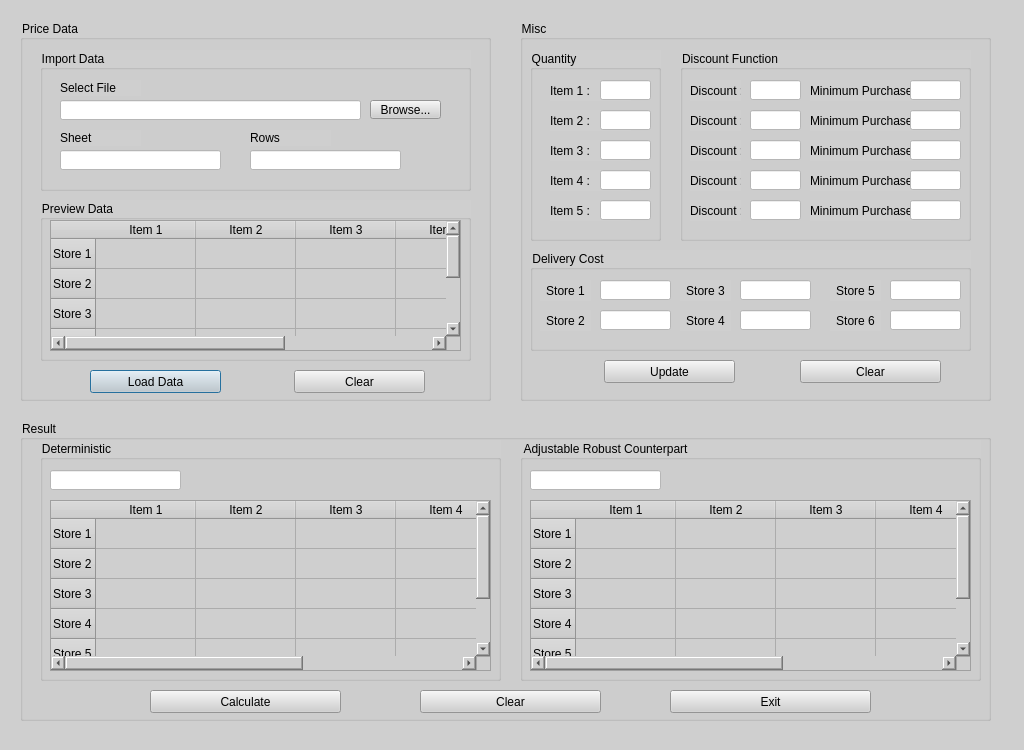
<?xml version="1.0" encoding="UTF-8"?>
<ui version="4.0">
 <class>Dialog</class>
 <widget class="QDialog" name="Dialog">
  <property name="geometry">
   <rect>
    <x>0</x>
    <y>0</y>
    <width>1024</width>
    <height>750</height>
   </rect>
  </property>
  <property name="windowTitle">
   <string>Dialog</string>
  </property>
  <property name="styleSheet">
   <string notr="true">background-color: rgb(207, 207, 207);</string>
  </property>
  <widget class="QGroupBox" name="groupBox">
   <property name="geometry">
    <rect>
     <x>20</x>
     <y>20</y>
     <width>471</width>
     <height>381</height>
    </rect>
   </property>
   <property name="title">
    <string>Price Data</string>
   </property>
   <widget class="QGroupBox" name="groupBox_2">
    <property name="geometry">
     <rect>
      <x>20</x>
      <y>30</y>
      <width>431</width>
      <height>141</height>
     </rect>
    </property>
    <property name="title">
     <string>Import Data</string>
    </property>
    <widget class="QLineEdit" name="file">
     <property name="geometry">
      <rect>
       <x>20</x>
       <y>50</y>
       <width>301</width>
       <height>20</height>
      </rect>
     </property>
     <property name="styleSheet">
      <string notr="true">background-color: rgb(255, 255, 255);</string>
     </property>
    </widget>
    <widget class="QToolButton" name="browse">
     <property name="geometry">
      <rect>
       <x>330</x>
       <y>50</y>
       <width>71</width>
       <height>19</height>
      </rect>
     </property>
     <property name="text">
      <string>Browse...</string>
     </property>
    </widget>
    <widget class="QLineEdit" name="sheet">
     <property name="geometry">
      <rect>
       <x>20</x>
       <y>100</y>
       <width>161</width>
       <height>20</height>
      </rect>
     </property>
     <property name="styleSheet">
      <string notr="true">background-color: rgb(255, 255, 255);</string>
     </property>
    </widget>
    <widget class="QLineEdit" name="rows">
     <property name="geometry">
      <rect>
       <x>210</x>
       <y>100</y>
       <width>151</width>
       <height>20</height>
      </rect>
     </property>
     <property name="styleSheet">
      <string notr="true">background-color: rgb(255, 255, 255);</string>
     </property>
    </widget>
    <widget class="QLabel" name="label">
     <property name="geometry">
      <rect>
       <x>20</x>
       <y>30</y>
       <width>81</width>
       <height>16</height>
      </rect>
     </property>
     <property name="text">
      <string>Select File</string>
     </property>
    </widget>
    <widget class="QLabel" name="label_2">
     <property name="geometry">
      <rect>
       <x>20</x>
       <y>80</y>
       <width>81</width>
       <height>16</height>
      </rect>
     </property>
     <property name="text">
      <string>Sheet</string>
     </property>
    </widget>
    <widget class="QLabel" name="label_3">
     <property name="geometry">
      <rect>
       <x>210</x>
       <y>80</y>
       <width>81</width>
       <height>16</height>
      </rect>
     </property>
     <property name="text">
      <string>Rows</string>
     </property>
    </widget>
   </widget>
   <widget class="QGroupBox" name="groupBox_3">
    <property name="geometry">
     <rect>
      <x>20</x>
      <y>180</y>
      <width>431</width>
      <height>161</height>
     </rect>
    </property>
    <property name="title">
     <string>Preview Data</string>
    </property>
    <widget class="QTableWidget" name="preview">
     <property name="geometry">
      <rect>
       <x>10</x>
       <y>20</y>
       <width>411</width>
       <height>131</height>
      </rect>
     </property>
     <row>
      <property name="text">
       <string>Store 1</string>
      </property>
     </row>
     <row>
      <property name="text">
       <string>Store 2</string>
      </property>
     </row>
     <row>
      <property name="text">
       <string>Store 3</string>
      </property>
     </row>
     <row>
      <property name="text">
       <string>Store 4</string>
      </property>
     </row>
     <row>
      <property name="text">
       <string>Store 5</string>
      </property>
     </row>
     <row>
      <property name="text">
       <string>Store 6</string>
      </property>
     </row>
     <column>
      <property name="text">
       <string>Item 1</string>
      </property>
     </column>
     <column>
      <property name="text">
       <string>Item 2</string>
      </property>
     </column>
     <column>
      <property name="text">
       <string>Item 3</string>
      </property>
     </column>
     <column>
      <property name="text">
       <string>Item 4</string>
      </property>
     </column>
     <column>
      <property name="text">
       <string>Item 5</string>
      </property>
     </column>
    </widget>
   </widget>
   <widget class="QPushButton" name="show_data">
    <property name="geometry">
     <rect>
      <x>70</x>
      <y>350</y>
      <width>131</width>
      <height>23</height>
     </rect>
    </property>
    <property name="text">
     <string>Load Data</string>
    </property>
   </widget>
   <widget class="QPushButton" name="clear_data">
    <property name="geometry">
     <rect>
      <x>274</x>
      <y>350</y>
      <width>131</width>
      <height>23</height>
     </rect>
    </property>
    <property name="text">
     <string>Clear</string>
    </property>
   </widget>
  </widget>
  <widget class="QGroupBox" name="groupBox_5">
   <property name="geometry">
    <rect>
     <x>520</x>
     <y>20</y>
     <width>471</width>
     <height>381</height>
    </rect>
   </property>
   <property name="title">
    <string>Misc</string>
   </property>
   <widget class="QGroupBox" name="groupBox_7">
    <property name="geometry">
     <rect>
      <x>10</x>
      <y>30</y>
      <width>131</width>
      <height>191</height>
     </rect>
    </property>
    <property name="title">
     <string>Quantity</string>
    </property>
    <widget class="QLabel" name="label_7">
     <property name="geometry">
      <rect>
       <x>20</x>
       <y>120</y>
       <width>81</width>
       <height>21</height>
      </rect>
     </property>
     <property name="text">
      <string>Item 4 :</string>
     </property>
    </widget>
    <widget class="QLabel" name="label_6">
     <property name="geometry">
      <rect>
       <x>20</x>
       <y>90</y>
       <width>81</width>
       <height>21</height>
      </rect>
     </property>
     <property name="text">
      <string>Item 3 :</string>
     </property>
    </widget>
    <widget class="QLabel" name="label_5">
     <property name="geometry">
      <rect>
       <x>20</x>
       <y>60</y>
       <width>81</width>
       <height>21</height>
      </rect>
     </property>
     <property name="text">
      <string>Item 2 :</string>
     </property>
    </widget>
    <widget class="QLabel" name="label_4">
     <property name="geometry">
      <rect>
       <x>20</x>
       <y>30</y>
       <width>81</width>
       <height>21</height>
      </rect>
     </property>
     <property name="text">
      <string>Item 1 :</string>
     </property>
    </widget>
    <widget class="QLabel" name="label_8">
     <property name="geometry">
      <rect>
       <x>20</x>
       <y>150</y>
       <width>81</width>
       <height>21</height>
      </rect>
     </property>
     <property name="text">
      <string>Item 5 :</string>
     </property>
    </widget>
    <widget class="QLineEdit" name="q5">
     <property name="geometry">
      <rect>
       <x>70</x>
       <y>150</y>
       <width>51</width>
       <height>20</height>
      </rect>
     </property>
     <property name="styleSheet">
      <string notr="true">background-color: rgb(255, 255, 255);</string>
     </property>
    </widget>
    <widget class="QLineEdit" name="q1">
     <property name="geometry">
      <rect>
       <x>70</x>
       <y>30</y>
       <width>51</width>
       <height>20</height>
      </rect>
     </property>
     <property name="styleSheet">
      <string notr="true">background-color: rgb(255, 255, 255);</string>
     </property>
    </widget>
    <widget class="QLineEdit" name="q3">
     <property name="geometry">
      <rect>
       <x>70</x>
       <y>90</y>
       <width>51</width>
       <height>20</height>
      </rect>
     </property>
     <property name="styleSheet">
      <string notr="true">background-color: rgb(255, 255, 255);</string>
     </property>
    </widget>
    <widget class="QLineEdit" name="q4">
     <property name="geometry">
      <rect>
       <x>70</x>
       <y>120</y>
       <width>51</width>
       <height>20</height>
      </rect>
     </property>
     <property name="styleSheet">
      <string notr="true">background-color: rgb(255, 255, 255);</string>
     </property>
    </widget>
    <widget class="QLineEdit" name="q2">
     <property name="geometry">
      <rect>
       <x>70</x>
       <y>60</y>
       <width>51</width>
       <height>20</height>
      </rect>
     </property>
     <property name="styleSheet">
      <string notr="true">background-color: rgb(255, 255, 255);</string>
     </property>
    </widget>
    <zorder>label_6</zorder>
    <zorder>label_7</zorder>
    <zorder>label_8</zorder>
    <zorder>label_5</zorder>
    <zorder>label_4</zorder>
    <zorder>q5</zorder>
    <zorder>q1</zorder>
    <zorder>q3</zorder>
    <zorder>q4</zorder>
    <zorder>q2</zorder>
   </widget>
   <widget class="QGroupBox" name="groupBox_8">
    <property name="geometry">
     <rect>
      <x>160</x>
      <y>30</y>
      <width>291</width>
      <height>191</height>
     </rect>
    </property>
    <property name="title">
     <string>Discount Function</string>
    </property>
    <widget class="QLabel" name="label_13">
     <property name="geometry">
      <rect>
       <x>130</x>
       <y>30</y>
       <width>141</width>
       <height>21</height>
      </rect>
     </property>
     <property name="text">
      <string>Minimum Purchase : </string>
     </property>
    </widget>
    <widget class="QLabel" name="label_14">
     <property name="geometry">
      <rect>
       <x>10</x>
       <y>30</y>
       <width>51</width>
       <height>21</height>
      </rect>
     </property>
     <property name="text">
      <string>Discount :</string>
     </property>
    </widget>
    <widget class="QLineEdit" name="d1">
     <property name="geometry">
      <rect>
       <x>70</x>
       <y>30</y>
       <width>51</width>
       <height>20</height>
      </rect>
     </property>
     <property name="styleSheet">
      <string notr="true">background-color: rgb(255, 255, 255);</string>
     </property>
    </widget>
    <widget class="QLineEdit" name="min_q1">
     <property name="geometry">
      <rect>
       <x>230</x>
       <y>30</y>
       <width>51</width>
       <height>20</height>
      </rect>
     </property>
     <property name="styleSheet">
      <string notr="true">background-color: rgb(255, 255, 255);</string>
     </property>
     <property name="text">
      <string/>
     </property>
    </widget>
    <widget class="QLineEdit" name="d2">
     <property name="geometry">
      <rect>
       <x>70</x>
       <y>60</y>
       <width>51</width>
       <height>20</height>
      </rect>
     </property>
     <property name="styleSheet">
      <string notr="true">background-color: rgb(255, 255, 255);</string>
     </property>
    </widget>
    <widget class="QLineEdit" name="min_q2">
     <property name="geometry">
      <rect>
       <x>230</x>
       <y>60</y>
       <width>51</width>
       <height>20</height>
      </rect>
     </property>
     <property name="styleSheet">
      <string notr="true">background-color: rgb(255, 255, 255);</string>
     </property>
    </widget>
    <widget class="QLineEdit" name="d3">
     <property name="geometry">
      <rect>
       <x>70</x>
       <y>90</y>
       <width>51</width>
       <height>20</height>
      </rect>
     </property>
     <property name="styleSheet">
      <string notr="true">background-color: rgb(255, 255, 255);</string>
     </property>
    </widget>
    <widget class="QLineEdit" name="min_q3">
     <property name="geometry">
      <rect>
       <x>230</x>
       <y>90</y>
       <width>51</width>
       <height>20</height>
      </rect>
     </property>
     <property name="styleSheet">
      <string notr="true">background-color: rgb(255, 255, 255);</string>
     </property>
    </widget>
    <widget class="QLineEdit" name="d4">
     <property name="geometry">
      <rect>
       <x>70</x>
       <y>120</y>
       <width>51</width>
       <height>20</height>
      </rect>
     </property>
     <property name="styleSheet">
      <string notr="true">background-color: rgb(255, 255, 255);</string>
     </property>
    </widget>
    <widget class="QLineEdit" name="min_q4">
     <property name="geometry">
      <rect>
       <x>230</x>
       <y>120</y>
       <width>51</width>
       <height>20</height>
      </rect>
     </property>
     <property name="styleSheet">
      <string notr="true">background-color: rgb(255, 255, 255);</string>
     </property>
    </widget>
    <widget class="QLineEdit" name="d5">
     <property name="geometry">
      <rect>
       <x>70</x>
       <y>150</y>
       <width>51</width>
       <height>20</height>
      </rect>
     </property>
     <property name="styleSheet">
      <string notr="true">background-color: rgb(255, 255, 255);</string>
     </property>
    </widget>
    <widget class="QLineEdit" name="min_q5">
     <property name="geometry">
      <rect>
       <x>230</x>
       <y>150</y>
       <width>51</width>
       <height>20</height>
      </rect>
     </property>
     <property name="styleSheet">
      <string notr="true">background-color: rgb(255, 255, 255);</string>
     </property>
    </widget>
    <widget class="QLabel" name="label_15">
     <property name="geometry">
      <rect>
       <x>10</x>
       <y>60</y>
       <width>51</width>
       <height>21</height>
      </rect>
     </property>
     <property name="text">
      <string>Discount :</string>
     </property>
    </widget>
    <widget class="QLabel" name="label_16">
     <property name="geometry">
      <rect>
       <x>130</x>
       <y>60</y>
       <width>141</width>
       <height>21</height>
      </rect>
     </property>
     <property name="text">
      <string>Minimum Purchase :</string>
     </property>
    </widget>
    <widget class="QLabel" name="label_17">
     <property name="geometry">
      <rect>
       <x>10</x>
       <y>90</y>
       <width>51</width>
       <height>21</height>
      </rect>
     </property>
     <property name="text">
      <string>Discount :</string>
     </property>
    </widget>
    <widget class="QLabel" name="label_18">
     <property name="geometry">
      <rect>
       <x>130</x>
       <y>90</y>
       <width>141</width>
       <height>21</height>
      </rect>
     </property>
     <property name="text">
      <string>Minimum Purchase :</string>
     </property>
    </widget>
    <widget class="QLabel" name="label_19">
     <property name="geometry">
      <rect>
       <x>10</x>
       <y>120</y>
       <width>51</width>
       <height>21</height>
      </rect>
     </property>
     <property name="text">
      <string>Discount :</string>
     </property>
    </widget>
    <widget class="QLabel" name="label_20">
     <property name="geometry">
      <rect>
       <x>130</x>
       <y>120</y>
       <width>141</width>
       <height>21</height>
      </rect>
     </property>
     <property name="text">
      <string>Minimum Purchase :</string>
     </property>
    </widget>
    <widget class="QLabel" name="label_21">
     <property name="geometry">
      <rect>
       <x>10</x>
       <y>150</y>
       <width>51</width>
       <height>21</height>
      </rect>
     </property>
     <property name="text">
      <string>Discount :</string>
     </property>
    </widget>
    <widget class="QLabel" name="label_22">
     <property name="geometry">
      <rect>
       <x>130</x>
       <y>150</y>
       <width>141</width>
       <height>21</height>
      </rect>
     </property>
     <property name="text">
      <string>Minimum Purchase :</string>
     </property>
    </widget>
    <zorder>label_16</zorder>
    <zorder>label_18</zorder>
    <zorder>label_20</zorder>
    <zorder>label_22</zorder>
    <zorder>label_13</zorder>
    <zorder>label_14</zorder>
    <zorder>d1</zorder>
    <zorder>min_q1</zorder>
    <zorder>d2</zorder>
    <zorder>min_q2</zorder>
    <zorder>d3</zorder>
    <zorder>min_q3</zorder>
    <zorder>d4</zorder>
    <zorder>d5</zorder>
    <zorder>min_q5</zorder>
    <zorder>min_q4</zorder>
    <zorder>label_15</zorder>
    <zorder>label_17</zorder>
    <zorder>label_19</zorder>
    <zorder>label_21</zorder>
   </widget>
   <widget class="QPushButton" name="clear_misc">
    <property name="geometry">
     <rect>
      <x>280</x>
      <y>340</y>
      <width>141</width>
      <height>23</height>
     </rect>
    </property>
    <property name="text">
     <string>Clear</string>
    </property>
   </widget>
   <widget class="QPushButton" name="update_misc">
    <property name="geometry">
     <rect>
      <x>84</x>
      <y>340</y>
      <width>131</width>
      <height>23</height>
     </rect>
    </property>
    <property name="text">
     <string>Update</string>
    </property>
   </widget>
   <widget class="QGroupBox" name="groupBox_4">
    <property name="geometry">
     <rect>
      <x>10</x>
      <y>230</y>
      <width>441</width>
      <height>101</height>
     </rect>
    </property>
    <property name="title">
     <string>Delivery Cost</string>
    </property>
    <widget class="QLineEdit" name="store1">
     <property name="geometry">
      <rect>
       <x>70</x>
       <y>30</y>
       <width>71</width>
       <height>20</height>
      </rect>
     </property>
     <property name="styleSheet">
      <string notr="true">background-color: rgb(255, 255, 255);</string>
     </property>
    </widget>
    <widget class="QLineEdit" name="store2">
     <property name="geometry">
      <rect>
       <x>70</x>
       <y>60</y>
       <width>71</width>
       <height>20</height>
      </rect>
     </property>
     <property name="styleSheet">
      <string notr="true">background-color: rgb(255, 255, 255);</string>
     </property>
    </widget>
    <widget class="QLineEdit" name="store3">
     <property name="geometry">
      <rect>
       <x>210</x>
       <y>30</y>
       <width>71</width>
       <height>20</height>
      </rect>
     </property>
     <property name="styleSheet">
      <string notr="true">background-color: rgb(255, 255, 255);</string>
     </property>
    </widget>
    <widget class="QLineEdit" name="store4">
     <property name="geometry">
      <rect>
       <x>210</x>
       <y>60</y>
       <width>71</width>
       <height>20</height>
      </rect>
     </property>
     <property name="styleSheet">
      <string notr="true">background-color: rgb(255, 255, 255);</string>
     </property>
    </widget>
    <widget class="QLineEdit" name="store5">
     <property name="geometry">
      <rect>
       <x>360</x>
       <y>30</y>
       <width>71</width>
       <height>20</height>
      </rect>
     </property>
     <property name="styleSheet">
      <string notr="true">background-color: rgb(255, 255, 255);</string>
     </property>
    </widget>
    <widget class="QLabel" name="label_9">
     <property name="geometry">
      <rect>
       <x>10</x>
       <y>30</y>
       <width>51</width>
       <height>21</height>
      </rect>
     </property>
     <property name="layoutDirection">
      <enum>Qt::LeftToRight</enum>
     </property>
     <property name="text">
      <string>Store 1</string>
     </property>
     <property name="alignment">
      <set>Qt::AlignCenter</set>
     </property>
    </widget>
    <widget class="QLabel" name="label_10">
     <property name="geometry">
      <rect>
       <x>10</x>
       <y>60</y>
       <width>51</width>
       <height>21</height>
      </rect>
     </property>
     <property name="text">
      <string>Store 2</string>
     </property>
     <property name="alignment">
      <set>Qt::AlignCenter</set>
     </property>
    </widget>
    <widget class="QLabel" name="label_11">
     <property name="geometry">
      <rect>
       <x>150</x>
       <y>30</y>
       <width>51</width>
       <height>21</height>
      </rect>
     </property>
     <property name="text">
      <string>Store 3</string>
     </property>
     <property name="alignment">
      <set>Qt::AlignCenter</set>
     </property>
    </widget>
    <widget class="QLabel" name="label_12">
     <property name="geometry">
      <rect>
       <x>150</x>
       <y>60</y>
       <width>51</width>
       <height>21</height>
      </rect>
     </property>
     <property name="text">
      <string>Store 4</string>
     </property>
     <property name="alignment">
      <set>Qt::AlignCenter</set>
     </property>
    </widget>
    <widget class="QLabel" name="label_23">
     <property name="geometry">
      <rect>
       <x>300</x>
       <y>30</y>
       <width>51</width>
       <height>21</height>
      </rect>
     </property>
     <property name="text">
      <string>Store 5</string>
     </property>
     <property name="alignment">
      <set>Qt::AlignCenter</set>
     </property>
    </widget>
    <widget class="QLineEdit" name="store6">
     <property name="geometry">
      <rect>
       <x>360</x>
       <y>60</y>
       <width>71</width>
       <height>20</height>
      </rect>
     </property>
     <property name="styleSheet">
      <string notr="true">background-color: rgb(255, 255, 255);</string>
     </property>
    </widget>
    <widget class="QLabel" name="label_24">
     <property name="geometry">
      <rect>
       <x>300</x>
       <y>60</y>
       <width>51</width>
       <height>21</height>
      </rect>
     </property>
     <property name="text">
      <string>Store 6</string>
     </property>
     <property name="alignment">
      <set>Qt::AlignCenter</set>
     </property>
    </widget>
    <zorder>label_23</zorder>
    <zorder>store1</zorder>
    <zorder>store2</zorder>
    <zorder>store3</zorder>
    <zorder>store4</zorder>
    <zorder>store5</zorder>
    <zorder>label_9</zorder>
    <zorder>label_10</zorder>
    <zorder>label_11</zorder>
    <zorder>label_12</zorder>
    <zorder>label_24</zorder>
    <zorder>store6</zorder>
   </widget>
   <zorder>update_misc</zorder>
   <zorder>groupBox_7</zorder>
   <zorder>groupBox_8</zorder>
   <zorder>clear_misc</zorder>
   <zorder>groupBox_4</zorder>
  </widget>
  <widget class="QGroupBox" name="groupBox_6">
   <property name="geometry">
    <rect>
     <x>20</x>
     <y>420</y>
     <width>971</width>
     <height>301</height>
    </rect>
   </property>
   <property name="title">
    <string>Result</string>
   </property>
   <widget class="QPushButton" name="clear_result">
    <property name="geometry">
     <rect>
      <x>400</x>
      <y>270</y>
      <width>181</width>
      <height>23</height>
     </rect>
    </property>
    <property name="text">
     <string>Clear</string>
    </property>
   </widget>
   <widget class="QPushButton" name="calculate">
    <property name="geometry">
     <rect>
      <x>130</x>
      <y>270</y>
      <width>191</width>
      <height>23</height>
     </rect>
    </property>
    <property name="text">
     <string>Calculate</string>
    </property>
   </widget>
   <widget class="QPushButton" name="exit">
    <property name="geometry">
     <rect>
      <x>650</x>
      <y>270</y>
      <width>201</width>
      <height>23</height>
     </rect>
    </property>
    <property name="text">
     <string>Exit</string>
    </property>
   </widget>
   <widget class="QTableWidget" name="result_det">
    <property name="geometry">
     <rect>
      <x>30</x>
      <y>80</y>
      <width>441</width>
      <height>171</height>
     </rect>
    </property>
    <row>
     <property name="text">
      <string>Store 1</string>
     </property>
    </row>
    <row>
     <property name="text">
      <string>Store 2</string>
     </property>
    </row>
    <row>
     <property name="text">
      <string>Store 3</string>
     </property>
    </row>
    <row>
     <property name="text">
      <string>Store 4</string>
     </property>
    </row>
    <row>
     <property name="text">
      <string>Store 5</string>
     </property>
    </row>
    <row>
     <property name="text">
      <string>Store 6</string>
     </property>
    </row>
    <column>
     <property name="text">
      <string>Item 1</string>
     </property>
    </column>
    <column>
     <property name="text">
      <string>Item 2</string>
     </property>
    </column>
    <column>
     <property name="text">
      <string>Item 3</string>
     </property>
    </column>
    <column>
     <property name="text">
      <string>Item 4</string>
     </property>
    </column>
    <column>
     <property name="text">
      <string>Item 5</string>
     </property>
    </column>
   </widget>
   <widget class="QTableWidget" name="result_arc">
    <property name="geometry">
     <rect>
      <x>510</x>
      <y>80</y>
      <width>441</width>
      <height>171</height>
     </rect>
    </property>
    <row>
     <property name="text">
      <string>Store 1</string>
     </property>
    </row>
    <row>
     <property name="text">
      <string>Store 2</string>
     </property>
    </row>
    <row>
     <property name="text">
      <string>Store 3</string>
     </property>
    </row>
    <row>
     <property name="text">
      <string>Store 4</string>
     </property>
    </row>
    <row>
     <property name="text">
      <string>Store 5</string>
     </property>
    </row>
    <row>
     <property name="text">
      <string>Store 6</string>
     </property>
    </row>
    <column>
     <property name="text">
      <string>Item 1</string>
     </property>
    </column>
    <column>
     <property name="text">
      <string>Item 2</string>
     </property>
    </column>
    <column>
     <property name="text">
      <string>Item 3</string>
     </property>
    </column>
    <column>
     <property name="text">
      <string>Item 4</string>
     </property>
    </column>
    <column>
     <property name="text">
      <string>Item 5</string>
     </property>
    </column>
   </widget>
   <widget class="QLineEdit" name="obj_det">
    <property name="geometry">
     <rect>
      <x>30</x>
      <y>50</y>
      <width>131</width>
      <height>20</height>
     </rect>
    </property>
    <property name="styleSheet">
     <string notr="true">background-color: rgb(255, 255, 255);</string>
    </property>
   </widget>
   <widget class="QLineEdit" name="obj_arc">
    <property name="geometry">
     <rect>
      <x>510</x>
      <y>50</y>
      <width>131</width>
      <height>20</height>
     </rect>
    </property>
    <property name="styleSheet">
     <string notr="true">background-color: rgb(255, 255, 255);</string>
    </property>
   </widget>
   <widget class="QGroupBox" name="groupBox_9">
    <property name="geometry">
     <rect>
      <x>20</x>
      <y>20</y>
      <width>461</width>
      <height>241</height>
     </rect>
    </property>
    <property name="title">
     <string>Deterministic</string>
    </property>
   </widget>
   <widget class="QGroupBox" name="groupBox_10">
    <property name="geometry">
     <rect>
      <x>500</x>
      <y>20</y>
      <width>461</width>
      <height>241</height>
     </rect>
    </property>
    <property name="title">
     <string>Adjustable Robust Counterpart</string>
    </property>
   </widget>
   <zorder>groupBox_10</zorder>
   <zorder>groupBox_9</zorder>
   <zorder>clear_result</zorder>
   <zorder>calculate</zorder>
   <zorder>exit</zorder>
   <zorder>result_det</zorder>
   <zorder>result_arc</zorder>
   <zorder>obj_det</zorder>
   <zorder>obj_arc</zorder>
  </widget>
  <widget class="QFrame" name="frame">
   <property name="geometry">
    <rect>
     <x>-1</x>
     <y>-1</y>
     <width>1031</width>
     <height>760</height>
    </rect>
   </property>
   <property name="frameShape">
    <enum>QFrame::StyledPanel</enum>
   </property>
   <property name="frameShadow">
    <enum>QFrame::Raised</enum>
   </property>
  </widget>
  <zorder>frame</zorder>
  <zorder>groupBox_5</zorder>
  <zorder>groupBox_6</zorder>
  <zorder>groupBox</zorder>
 </widget>
 <resources/>
 <connections/>
</ui>
